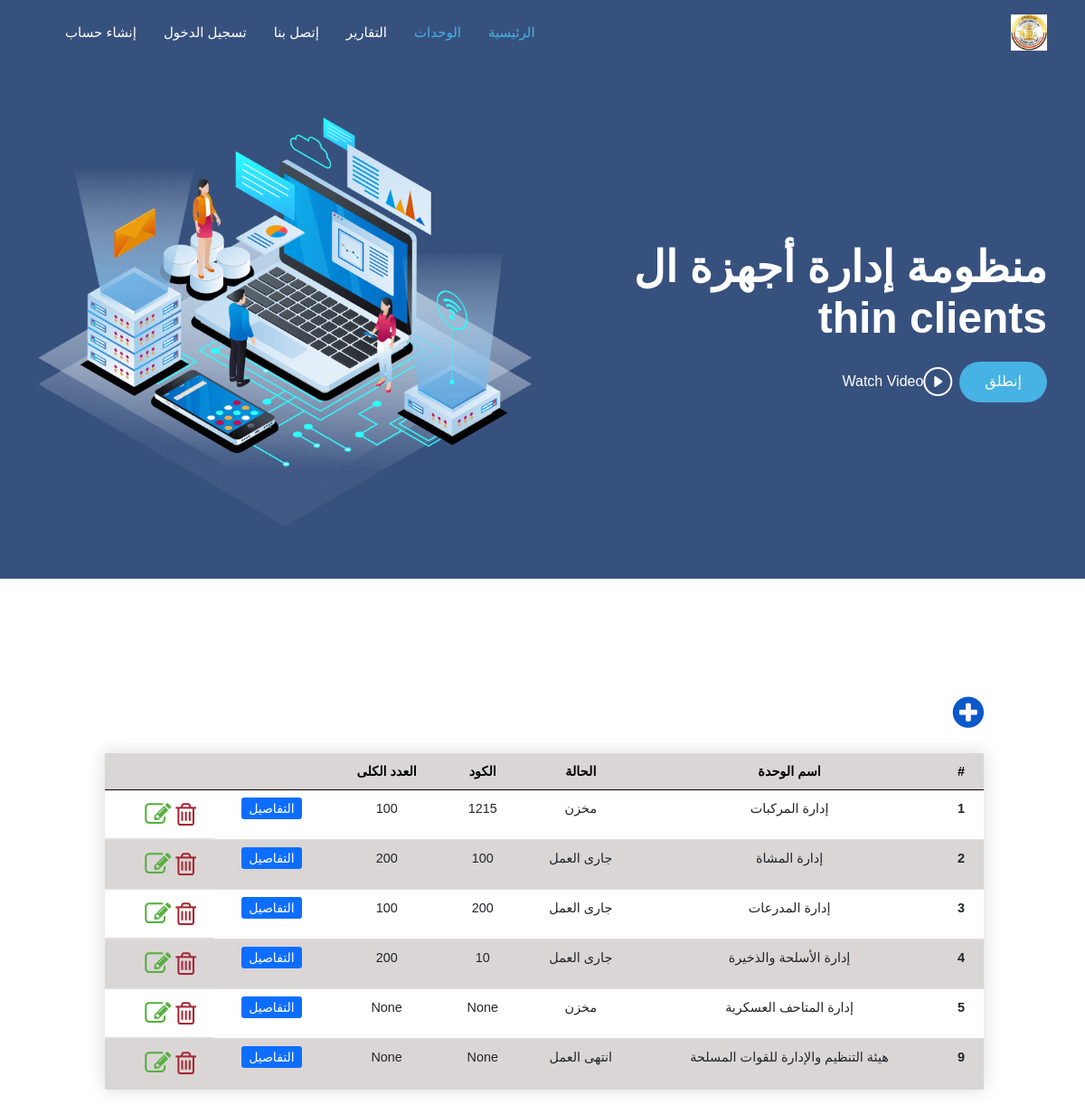
Page /devices/allUnits on the earlier database version.
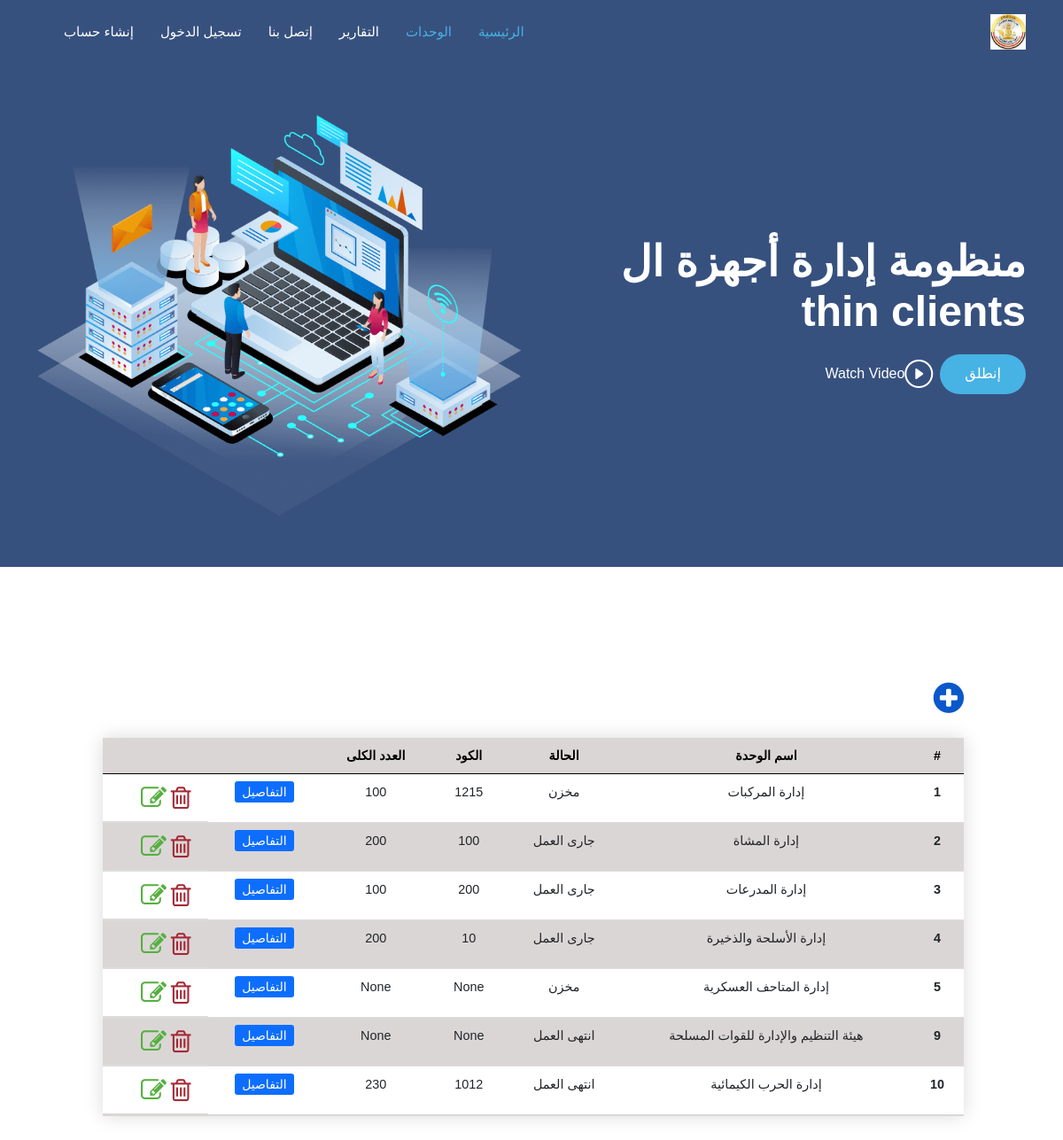
Same page on the later database version.
### devices/models.py (models this page shows, shortened)
class ThinUnits(models.Model):
    STATUS_CHOICES = (
        ('مخزن', 'مخزن'),
        ('جارى العمل', 'جارى العمل'),
        ('انتهى العمل', 'انتهى العمل')
    )
    NAME_CHOICES = (
        ('إدارة المشاة', 'إدارة المشاة'),
        ('إدارة المدرعات', 'إدارة المدرعات'),
        ('إدارة المدفعية', 'إدارة المدفعية'),
        ('إدارة المركبات', 'إدارة المركبات'),
        ('إدارة الشرطة العسكرية', 'إدارة الشرطة العسكرية'),
        ('إدارة الشؤون المعنوية', 'إدارة الشؤون المعنوية'),
        ('جهاز الرياضة العسكري', 'جهاز الرياضة العسكري'),
        ('هيئة التدريب للقوات المسلحة', 'هيئة التدريب للقوات المسلحة'),
        ('هيئة التفتيش للقوات المسلحة', 'هيئة التفتيش للقوات المسلحة'),
        ('إدارة الأسلحة والذخيرة', 'إدارة الأسلحة والذخيرة'),
        ('إدارة البحوث الفنية والتطوير', 'إدارة البحوث الفنية والتطوير'),
        ('مركز التنمية البشرية والعلوم السلوكية', 'مركز التنمية البشرية والعلوم السلوكية'),
        ('إدارة نوادي وفاندق ضباط ق.م', 'إدارة نوادي وفاندق ضباط ق.م'),
        (' جهاز مشروعات الخدمة الوطنية', 'جهاز مشروعات الخدمة الوطنية'),
        ('هيئة القضاء العسكري', 'هيئة القضاء العسكري'),
        ('إدارة المدعي العام', 'إدارة المدعي العام'),
        ('إدارة المحاكم العسكرية', 'إدارة المحاكم العسكرية'),
        ('إدارة الحرب الكيمائية', 'إدارة الحرب الكيمائية'),
        ('إدارة المتاحف العسكرية', 'إدارة المتاحف العسكرية'),
        ('قيادة قوات حرس الحدود', 'قيادة قوات حرس الحدود'),
        ('قيادة قوات الدفاع الشعبي والعسكري', 'قيادة قوات الدفاع الشعبي والعسكري'),
        ('إدارة الموسيقات العسكرية', 'إدارة الموسيقات العسكرية'),
        ('دار المحفوظات المركزية', 'دار المحفوظات المركزية'),
        ('المركز الرئيسية للتنبؤات الجوية', 'المركز الرئيسية للتنبؤات الجوية'),
        ('جهاز مراقبة وضمان الجودة/هيئة التسليح ق.م', 'جهاز مراقبة وضمان الجودة/هيئة التسليح ق.م'),
        (' إدارة التعليم والتدريب المهني', 'إدارة التعليم والتدريب المهني'),
        ('قيادة القوات الجوية', 'قيادة القوات الجوية'),
        ('المركز الإعلامي العسكري', 'المركز الإعلامي العسكري'),
        ('مركز تطوير وصيانة معدات النظم الألية', 'مركز تطوير وصيانة معدات النظم الألية'),
        ('مركز تدريب الية القيادة والسيطرة', 'مركز تدريب الية القيادة والسيطرة'),
        ('المنظومة تحرير', 'المنظومة تحرير'),
        ('إدارة المحفوظات المركزية', 'إدارة المحفوظات المركزية'),
        ('إدارة المياه', 'إدارة المياه'),
        ('إدارة الإشارة', 'إدارة الإشارة'),
        ('CCTV ', 'CCTV'),
        ('دفاع جوي', 'دفاع جوي'),
        ('جهاز تنمية الموارد المالية', 'جهاز تنمية الموارد المالية'),
        ('مؤسسة صندوق الجلاء للقوات المسلحة', 'مؤسسة صندوق الجلاء للقوات المسلحة'),
        ('صندوق التأميني التكميلي', 'صندوق التأميني التكميلي'),
        ('مؤسسة القروض', 'مؤسسة القروض'),
        ('صندوق التأمين الخاص', 'صندوق التأمين الخاص'),
        ('صندوق إسكان أفراد القوات المسلحة', 'صندوق إسكان أفراد القوات المسلحة'),
        ('هيئة الشؤون المالية للقوات المسلحة', 'هيئة الشؤون المالية للقوات المسلحة'),
        ('إدارة التفتيش والمحاسبات', 'إدارة التفتيش والمحاسبات'),
        ('إدارة الميزانية', 'إدارة الميزانية'),
        ('إدارة العلاقات العامة والتمويل الخارجي', 'إدارة العلاقات العامة والتمويل الخارجي'),
        ('الإدارة المركزية للمحاسبات', 'الإدارة المركزية للمحاسبات'),
        ('إدارة التأمين والمعاشات', 'إدارة التأمين والمعاشات'),
        ('هيئة التنظيم والإدارة للقوات المسلحة', 'هيئة التنظيم والإدارة للقوات المسلحة'),
        ('إدارة التجنيد والتعبئة', 'إدارة التجنيد والتعبئة'),
        ('إدارة السجلات العسكرية', 'إدارة السجلات العسكرية'),
        ('فرع الإنتقاء والتوجيه', 'فرع الإنتقاء والتوجي'),
        ('إدارة شؤون العاملين المدنيين', 'إدارة شؤون العاملين المدنيين'),
    )
    status = models.CharField(max_length=255, blank=True, choices=STATUS_CHOICES, null=True)
    name = models.CharField(max_length=255, null=True, blank=True, choices=NAME_CHOICES, unique=True)
    code = models.IntegerField(blank=True, null=True)
    total = models.IntegerField( blank=True,  null=True)

### devices/views.py (the view)
# urls.py: path('allUnits', views.all_Units, name='all-units'),
def all_Units(request):
    units = ThinUnits.objects.all()
    context = {"units": units, "unit_names": ThinUnits.NAME_CHOICES}
    return render(request, 'devices/all_units.html', context)

### devices/templates/devices/all_units.html (shortened to what this page needs)
{% extends 'main.html' %}
{% load static %}
{% block body %}
    <main id="main">
        <div id="get-started" class="padd-section text-center" style="width: 90%;margin: 8rem 7rem;">
            <div style="display:flex; flex-direction:row;">
                <i data-bs-toggle="modal" data-bs-target="#createModal" class="fa fa-plus-circle" aria-hidden="true"
                   style="color:#0a58ca;display:flex; order: 1; font-size: 40px;"></i>
            </div>
            <table class="table styled-table" style="width: 90%;">
                <thead>
                <tr>
                    <th scope="col">#</th>
                    <th scope="col">اسم الوحدة</th>
                    <th scope="col">الحالة</th>
                                        <th scope="col">الكود</th>
                    <th scope="col">العدد الكلى</th>
                                     <th scope="col"></th>
                    <th scope="col"></th>
                </tr>
                </thead>
                <tbody>
                {% for unit in units %}
                    <tr>
                        <th scope="row">{{ unit.pk }}</th>
                        <td>{{ unit.name }}</td>
                        <td>{{ unit.status }}</td>
                        <td>{{ unit.code }}</td>
                        <td>{{ unit.total }}</td>
<td> <a class="btn-sm btn-primary" href="{% url 'unit-detail' unit.pk %}">التفاصيل</a></td>
                        <td style="display:flex; flex-direction:row;"><i data-bs-toggle="modal"
                                                                         data-bs-target="#deleteModal"
                                                                         id="{{ unit.pk }}"
                                                                         style="color:#a52834; font-size:29px; margin-inline: 0.3rem;"
                                                                         class="fa fa-trash-o sara_delete"
                                                                         aria-hidden="true"></i>
                            <i data-bs-toggle="modal" data-bs-target="#updateModal"
                               style="color:#55b03f; font-size:29px;" id="{{ unit.pk }}"
                               class="fa fa-pencil-square-o sara_edit" aria-hidden="true"></i>
                        </td>
                    </tr>
                {% endfor %}
                </tbody>
            </table>
        </div>
    </main>
{% endblock body %}

### templates/main.html (shortened to what this page needs)
<html lang="ar" dir="rtl">
{% load static %}
<head>
<link rel="stylesheet" href="https://stackpath.bootstrapcdn.com/font-awesome/4.7.0/css/font-awesome.min.css">
 <link href="{%  static 'vendor/bootstrap/css/bootstrap.min.css' %}" rel="stylesheet">
  <link href="{% static 'vendor/bootstrap-icons/bootstrap-icons.css' %}" rel="stylesheet">
  <link href="{% static 'vendor/boxicons/css/boxicons.min.css' %}" rel="stylesheet">
  <link href="{% static 'vendor/glightbox/css/glightbox.min.css' %}" rel="stylesheet">
  <link href="{% static 'vendor/remixicon/remixicon.css' %}" rel="stylesheet">
  <link href="{% static 'vendor/swiper/swiper-bundle.min.css' %}" rel="stylesheet">
  <link href="{% static 'css/style.css' %}" rel="stylesheet">
</head>
<body>
{% include 'header.html' %}
  <section id="hero" class="d-flex align-items-center">
    <div class="container">
      <div class="row">
        <div class="col-lg-6 d-flex flex-column justify-content-center pt-4 pt-lg-0 order-2 order-lg-1" data-aos="fade-up" data-aos-delay="200">
          <h1>منظومة إدارة  أجهزة ال thin clients</h1>
          <div class="d-flex justify-content-center justify-content-lg-start">
                {% if request.user.first_name %}
                          <a href="{% url 'all-units' %}" class="btn-get-started scrollto">لوحة التحكم</a>
            {% else %}
              <a href="{% url 'login' %}" class="btn-get-started scrollto">إنطلق</a>
        {% endif %}
            <a href="https://www.youtube.com/watch?v=jDDaplaOz7Q" class="glightbox btn-watch-video"><i class="bi bi-play-circle"></i><span>Watch Video</span></a>
          </div>
        </div>
        <div class="col-lg-6 order-1 order-lg-2 hero-img" data-aos="zoom-in" data-aos-delay="200">
          <img src="{% static 'images/hero-img.png' %}" class="img-fluid animated" alt="">
        </div>
      </div>
    </div>
  </section>
{% block body %}
{% endblock body %}
</body>
</html>

### templates/header.html (shortened to what this page needs)
{% load static %}
<header id="header" class="header fixed-top d-flex align-items-center">
    <div class="container d-flex align-items-center justify-content-between">
        <div id="logo">
          <img src="{% static 'images/logo.jfif' %}" style="width:40px; height:40px;"/>
        </div>
        <nav id="navbar" class="navbar">
            <ul>
                <li><a class="nav-link scrollto active" href="{% url 'home_page' %}">الرئيسية</a></li>
                <li><a class="nav-link scrollto active" href="{% url 'all-units' %}">الوحدات</a></li>
                <li><a class="nav-link scrollto" href="{% url 'reports' %}">التقارير</a></li>
                <li><a class="nav-link scrollto" href="{% url 'contact' %}">إتصل بنا</a></li>
                {% if request.user.first_name %}
                    <li><a class="nav-link scrollto" href="{% url 'logout' %}"><i style="font-size:large;" class="fa fa-power-off" aria-hidden="true"></i></a></li>
                    {% else %}
                                        <li><a class="nav-link scrollto" href="{% url 'login' %}">تسجيل الدخول</a></li>
                                                            <li><a class="nav-link scrollto" href="{% url 'register' %}">إنشاء حساب</a></li>
                {% endif %}
            </ul>
        </nav>
    </div>
</header>

### static/css/style.css (style rules this page uses)
body { font-family: 'Almarai', sans-serif; color: #444444; }
a { color: #47b2e4; text-decoration: none; }
h1, h2, h3, h4, h5, h6 { font-family: 'Almarai', sans-serif; }
#header { transition: all 0.5s; z-index: 997; padding: 15px 0; }
.navbar { padding: 0; }
.navbar ul { margin: 0; padding: 0; display: flex; list-style: none; align-items: center; }
.navbar li { position: relative; }
.navbar a { display: flex; align-items: center; justify-content: space-between; padding: 10px 0 10px 30px; font-size: 15px; font-weight: 500; color: #fff; white-space: nowrap; transition: 0.3s; }
.navbar a:hover, .navbar .active, .navbar li:hover > a { color: #47b2e4; }
#hero { width: 100%; height: 80vh; background: #37517e; }
#hero .container { padding-top: 72px; }
#hero h1 { margin: 0 0 10px 0; font-size: 48px; font-weight: 700; line-height: 56px; color: #fff; }
#hero .btn-get-started { font-family: 'Almarai', sans-serif; font-weight: 500; font-size: 16px; display: inline-block; padding: 10px 28px 11px 28px; border-radius: 50px; transition: 0.5s; margin: 10px 0 0 0; color: #fff; background: #47b2e4; }
#hero .btn-watch-video { font-size: 16px; display: flex; align-items: center; transition: 0.5s; margin: 10px 0 0 25px; color: #fff; line-height: 1; }
#hero .btn-watch-video i { line-height: 0; color: #fff; font-size: 32px; transition: 0.3s; margin-right: 8px; }
#hero .animated { animation: up-down 2s ease-in-out infinite alternate-reverse both; }
section { padding: 60px 0; overflow: hidden; }

### devices/templates/devices/all_units.html (style rules this page uses)
.styled-table { border-collapse: collapse; margin: 25px 0; font-size: 0.9em; font-family: sans-serif; min-width: 400px; box-shadow: 0 0 20px rgba(0, 0, 0, 0.15); }
.styled-table thead tr { background-color: #dbd6d6; color: #000000; text-align: left; }
.styled-table th, .styled-table td { padding: 12px 15px; text-align: center; }
.styled-table tbody tr { border-bottom: 1px solid #dddddd; text-align: center; }
.styled-table tbody tr:nth-of-type(even) { background-color: #dbd6d6; }
.styled-table tbody tr:last-of-type { border-bottom: 2px solid #dbd6d6; }

Differences in the rows shown:
added ThinUnits: pk "10", name "إدارة الحرب الكيمائية", status "انتهى العمل", code "1012", total "230"
